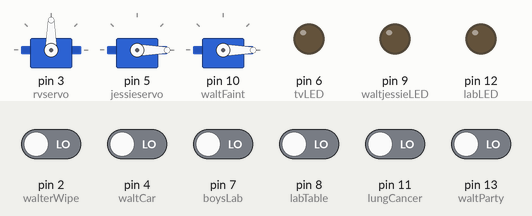
Bench run of a sketch on a simulated Arduino Uno, built with avr-gcc and run on an emulated ATmega328P. Parts: 3 × servo, output pins drawn as LEDs (lit = HIGH). The inputs (shaded band) are chosen by the test bench; at power-on: pin 2 (walterWipe), pin 4 (waltCar), pin 7 (boysLab), pin 8 (labTable), pin 11 (lungCancer), pin 13 (waltParty) LOW. At 14.3 s the program stops and its outputs stay as they are.

Above: at 1.2 s.
1.3 s: pin 7 (boysLab) driven HIGH
At 1.8 s:
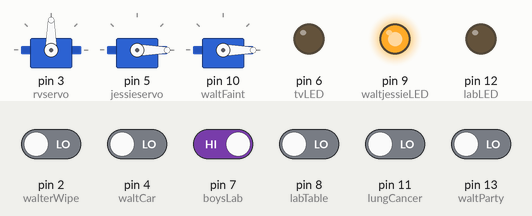
2.8 s: pin 8 (labTable) driven HIGH
At 4.0 s:
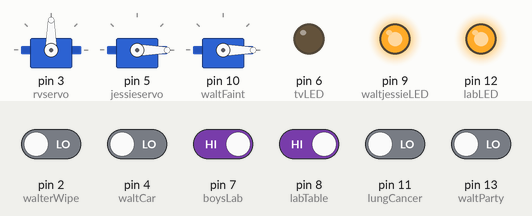
4.3 s: pin 11 (lungCancer) driven HIGH
At 5.3 s:
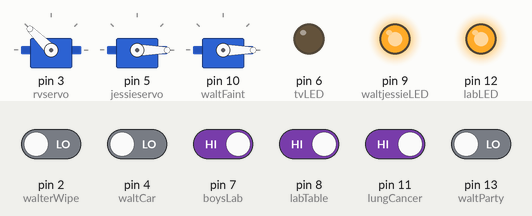
Timing chart, 0 to 15.8 s (numbered marks = the images above; inputs shaded):
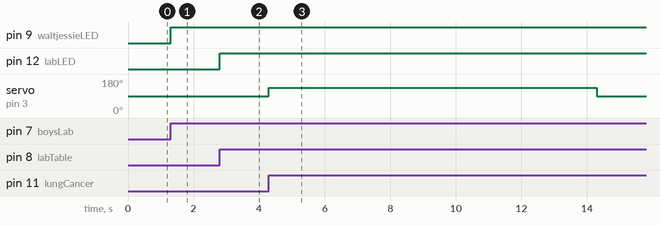

Measured:
- after the input at 1.3 s, pin 9 (waltjessieLED): LOW → HIGH at once
- after the input at 2.8 s, pin 12 (labLED): LOW → HIGH at once
- after the input at 4.3 s, servo on pin 3 (rvservo): 90° → 135° at once, → 90° 10.0 s later

The sketch:

my_half_of_code_.ino
```cpp
#include <Servo.h>

Servo rvservo; //servo for the rv
Servo jessieservo; //servo for pushing jessie out of the house
Servo waltFaint; //servo for walter fainting
const int waltParty = 13; //button for the tv lights
const int walterWipe = 2; //button for first interaction
const int waltCar = 4; //button for the car moving to jessie
const int tvLED = 6;
const int lungCancer = 11; //lung cancer diagnosis switch
const int boysLab = 7; //walter and jessie lab light
const int waltjessieLED = 9;
const int labTable = 8;
const int labLED = 12;

void setup() {


  rvservo.attach(3);
  rvservo.write(90);
  jessieservo.attach(5);
  pinMode(waltCar, INPUT);
  waltFaint.attach(10);
  pinMode(walterWipe,INPUT);
  pinMode(lungCancer, INPUT);
  pinMode(waltParty, INPUT);
  pinMode(tvLED, OUTPUT);
  pinMode(boysLab, INPUT);
  pinMode(waltjessieLED, OUTPUT);
  pinMode(labTable, INPUT);
  pinMode(labLED, OUTPUT);
}

void loop() {
  //walter fainting
if (digitalRead(walterWipe) == HIGH){
    waltFaint.write (10);
  }else{
    waltFaint.write(0);
  }

//reading lung cancer
if (digitalRead(lungCancer) == HIGH){
  rvservo.write(135);
  delay(10000);

  rvservo.write(90);
  while(true);
}


// tv lights
if (digitalRead (waltParty) == HIGH){
  digitalWrite(tvLED, HIGH);
}else{
  digitalWrite(tvLED, LOW);
}


// jessie falling out of a house
if (digitalRead(waltCar) == HIGH){
    jessieservo.write(10);
  }else{
    jessieservo.write(0);
  }

//walt and jessie lab lights
if (digitalRead(boysLab) == HIGH){
  digitalWrite(waltjessieLED, HIGH);
}else{
  digitalWrite(waltjessieLED, LOW);
}

//lab table lights
if (digitalRead(labTable) == HIGH){
  digitalWrite(labLED, HIGH);
}else{
  digitalWrite(labLED, LOW);
}


}
```
